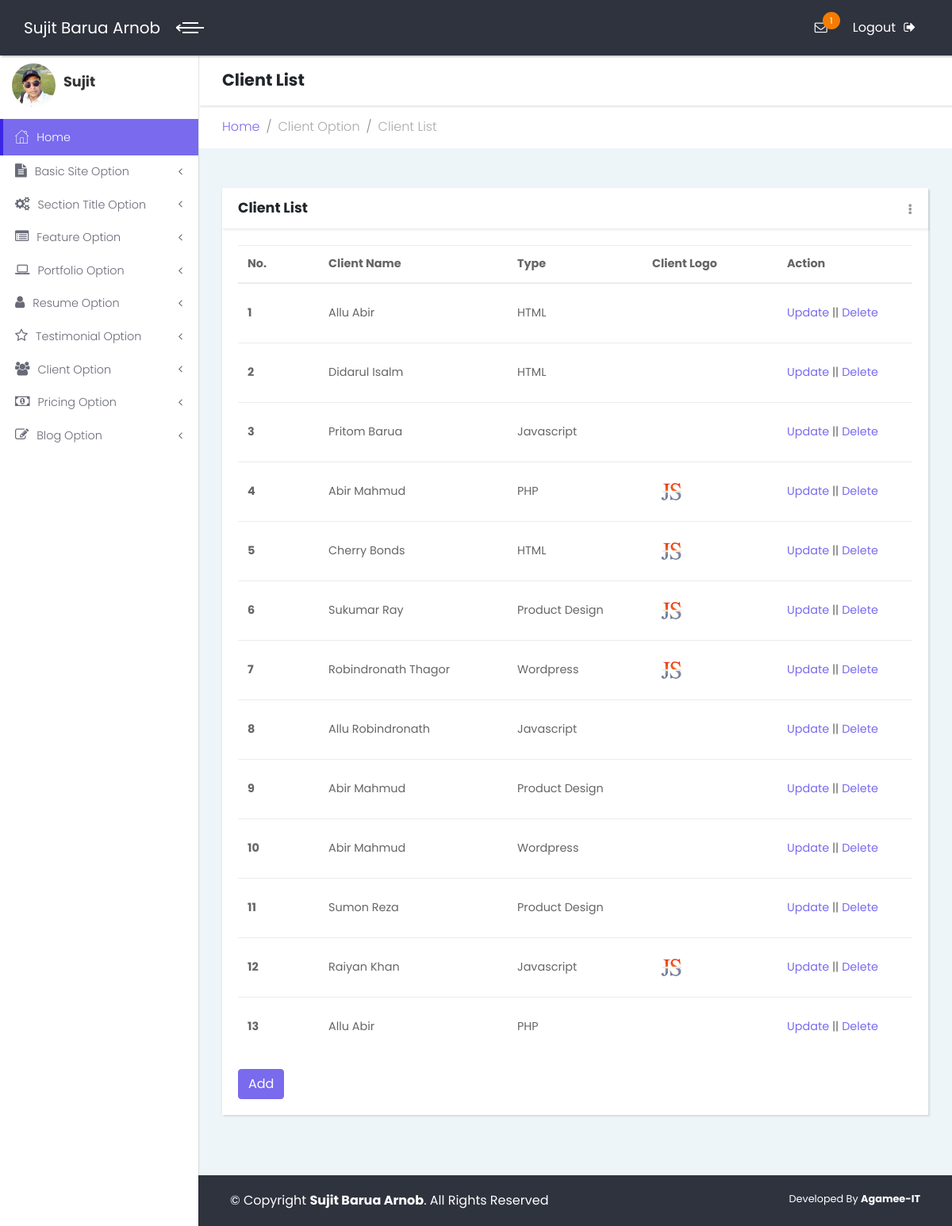
Screenshot of /admin/clientlist.php (signed in) with the database file from the repository.
### tables this page shows
CREATE TABLE `tbl_basic_info` (
  `id` int(11) NOT NULL,
  `name` varchar(255) NOT NULL,
  `nickname` varchar(100) NOT NULL,
  `logo` varchar(255) NOT NULL,
  `favicon` varchar(255) NOT NULL,
  `copyright` varchar(255) NOT NULL
);

CREATE TABLE `tbl_client` (
  `id` int(11) NOT NULL,
  `topic_id` int(11) NOT NULL,
  `name` varchar(255) NOT NULL,
  `logo` varchar(255) NOT NULL
);

CREATE TABLE `tbl_topic` (
  `id` int(11) NOT NULL,
  `title` varchar(255) NOT NULL
);

### lib/database.php (called while the page is built, shortened)
<?php
class Database{
	public $host   = DB_HOST;
	public $user   = DB_USER;
	public $pass   = DB_PASS;
	public $dbname = DB_NAME;
	public $link1;
	private function connecDB()
	{
		$this->link1 = new mysqli($this->host, $this->user, $this->pass, $this->dbname);
	}
	public function select($query)
	{
		$result = $this->link1->query($query) or die ($this->link1->error.__LINE__);
		if($result->num_rows > 0){
			return $result;
		}
		else{
			return false;
		}
	}
}
?>

### admin/clientlist.php (the view, shortened to what this page needs)
<?php include "inc/header.php"; ?>
<?php include "inc/sidebar.php"; ?>
            <div class="content-inner">
                <header class="page-header">
                    <div class="container-fluid">
                        <h2 class="no-margin-bottom">Client List</h2>
                    </div>
                </header>
                <div class="breadcrumb-holder container-fluid">
                    <ul class="breadcrumb">
                        <li class="breadcrumb-item"><a href="index.php">Home</a></li>
                        <li class="breadcrumb-item active">Client Option</li>
                        <li class="breadcrumb-item active">Client List</li>
                    </ul>
                </div>
                <section class="tables">
                    <div class="container-fluid">
                        <div class="row">
                            <div class="col-md-12">
                                <div class="card">
                                    <div class="card-close">
                                        <div class="dropdown">
                                            <button type="button" id="closeCard1" data-toggle="dropdown" aria-haspopup="true" aria-expanded="false" class="dropdown-toggle"><i class="fa fa-ellipsis-v"></i></button>
                                        </div>
                                    </div>
                                    <div class="card-header d-flex align-items-center">
                                        <h3 class="h4">Client List</h3>
                                    </div>
                                    <div class="card-body">
                                        <table class="table">
                                            <thead>
                                                <tr>
                                                    <th width="12%">No.</th>
                                                    <th width="28%">Client Name</th>
                                                    <th width="20%">Type</th>
                                                    <th width="20%">Client Logo</th>
                                                    <th width="20%">Action</th>
                                                </tr>
                                            </thead>
                                            <tbody>
                                            <?php
	$query = "select * from tbl_client order by id asc";
    $i = 0;
	$post = $db->select($query);
	if($post)
	{
		while($result = $post->fetch_assoc())
		{
			$i++;
            $topic_id = $result["topic_id"];
            $query1 = "select * from tbl_topic order by id asc";
            $post1 = $db->select($query1);
            if($post1)
            {
                while($result1 = $post1->fetch_assoc())
                {
                    if($topic_id == $result1["id"])
                        $topic = $result1["title"];
                }
            }
?>
                                                <tr>
                                                    <th scope="row" style="vertical-align:middle"><?php echo $i; ?></th>
                                                    <td scope="row" style="vertical-align:middle"><?php echo $result['name']; ?></td>
                                                    <td scope="row" style="vertical-align:middle"><?php echo $topic; ?></td>
                                                    <td style="vertical-align:middle"><img class="skill-list" src="<?php echo $result['logo']; ?>" alt="" /></td>
                                                    <td style="vertical-align:middle"><a class="actionLink" href="editclient.php?clientId=<?php echo $result['id']; ?>">Update</a>  || <a class="actionLink" onclick= "return confirm('Are you sure to Delete This Client?');" href="?delclientid=<?php echo $result['id'];?>">Delete</a></td>
                                                </tr>
<?php } } ?>
											</tbody>
                                        </table>
                                        <a href="addclient.php" class="btn btn-primary">Add</a>
                                    </div>
                                </div>
                            </div>
                           </div>
                    </div>
                </section>
<?php include "inc/footer.php"; ?>
            </div>
        </div>
    </div>
</body>
</html>

### admin/inc/header.php (shortened to what this page needs)
<?php include '../lib/database.php'; ?>
<?php
	$db = new Database();
?>
<!DOCTYPE html>
<html>
<head>
    <link rel="stylesheet" href="vendor/bootstrap/css/bootstrap.min.css">
    <link rel="stylesheet" href="vendor/font-awesome/css/font-awesome.min.css">
    <link rel="stylesheet" href="css/fontastic.css">
    <link rel="stylesheet" href="css/style.default.css" id="theme-stylesheet">
    <link rel="stylesheet" href="css/custom.css">
</head>
<body>
    <div class="page">
        <header class="header">
            <nav class="navbar">
                <div class="container-fluid">
                    <div class="navbar-holder d-flex align-items-center justify-content-between">
                        <div class="navbar-header">
                            <a href="index.php" class="navbar-brand">
<?php
    $query = "select * from tbl_basic_info";
    $getData = $db->select($query);
    if($getData)
    {
        while($result = $getData->fetch_assoc())
        {
?>
                                <div class="brand-text brand-big"><span><?php echo $result['name'];?></span></div>
<?php } } ?>
                            </a>
                            <a id="toggle-btn" href="#" class="menu-btn active"><span></span><span></span><span></span></a>
                        </div>
                        <ul class="nav-menu list-unstyled d-flex flex-md-row align-items-md-center">
<?php
		$query = "select count(id) as countId from tbl_contact where status=0";
		$getData = $db->select($query);
		if($getData)
		{
			while($result = $getData->fetch_assoc())
			{
				$countId = $result['countId'];
			}
		}
?>
                            <li class="nav-item dropdown"> <a id="messages" rel="nofollow" href="inbox.php" class="nav-link"><i class="fa fa-envelope-o"></i><span class="badge bg-orange"><?php echo $countId; ?></span></a>
                            </li>
                            <li class="nav-item"><a href="logout.php" class="nav-link logout">Logout<i class="fa fa-sign-out"></i></a></li>
                        </ul>
                    </div>
                </div>
            </nav>
        </header>

### admin/inc/sidebar.php (shortened to what this page needs)
        <div class="page-content d-flex align-items-stretch">
            <nav class="side-navbar">
<?php
    $query = "select * from tbl_basic_info";
    $getData = $db->select($query);
    if($getData)
    {
        while($result = $getData->fetch_assoc())
        {
?>
                <div class="sidebar-header d-flex align-items-center">
                    <div class="avatar"><img src="<?php echo $result['logo'];?>" alt="..." class="img-fluid rounded-circle"></div>
                    <div class="title">
                        <h1 class="h4"><?php echo $result['nickname'];?></h1>
                    </div>
                </div>
<?php } } ?>
                <ul class="list-unstyled">
                    <li class="active"><a href="index.php"> <i class="icon-home"></i>Home </a></li>
					<li><a href="#exampledropdownDropdown" aria-expanded="false" data-toggle="collapse"> <i class="fa fa-file-text"></i>Basic Site Option</a>
                    </li>
                    <li><a href="#exampledropdownDropdown2" aria-expanded="false" data-toggle="collapse"> <i class="fa fa-cogs"></i>Section Title Option</a>
                    </li>
					<li><a href="#exampledropdownDropdown3" aria-expanded="false" data-toggle="collapse"> <i class="fa fa-list-alt"></i>Feature Option</a>
                    </li>
					<li><a href="#exampledropdownDropdown4" aria-expanded="false" data-toggle="collapse"> <i class="fa fa-laptop"></i>Portfolio Option</a>
                    </li>
					<li><a href="#exampledropdownDropdown5" aria-expanded="false" data-toggle="collapse"> <i class="fa fa-user"></i>Resume Option</a>
                    </li>
					<li><a href="#exampledropdownDropdown6" aria-expanded="false" data-toggle="collapse"> <i class="fa fa-star-o"></i>Testimonial Option</a>
                    </li>
					<li><a href="#exampledropdownDropdown7" aria-expanded="false" data-toggle="collapse"> <i class="fa fa-users"></i>Client Option</a>
                    </li>
					<li><a href="#exampledropdownDropdown8" aria-expanded="false" data-toggle="collapse"> <i class="fa fa-money"></i>Pricing Option</a>
                    </li>
                    <li><a href="#exampledropdownDropdown9" aria-expanded="false" data-toggle="collapse"> <i class="fa fa-edit"></i>Blog Option</a>
                    </li>
                </ul>
            </nav>

### admin/inc/footer.php
<footer class="main-footer">
	<div class="container-fluid">
		<div class="row">
			<div class="col-sm-8">
<?php
$query = "select * from tbl_basic_info";
$getData = $db->select($query);
if($getData)
{
	while($result = $getData->fetch_assoc())
	{
?>
				&copy; Copyright <strong><span><?php echo $result['name'];?></span></strong>. All Rights Reserved
<?php } } ?>
			</div>
			<div class="col-sm-4 text-right">
				<p>Developed By <b><a href="#">Agamee-IT</a></b></p>
			</div>
		</div>
	</div>
</footer>

### admin/css/custom.css (style rules this page uses)
.skill-list { width: 50px !important; height: 50px !important; }

### rows the page displays
tbl_basic_info: name "Sujit Barua Arnob", logo (picture), nickname "Sujit"
tbl_client: name "Allu Abir", topic.title "HTML", logo (picture)
tbl_client: name "Didarul Isalm", topic.title "HTML", logo (picture)
tbl_client: name "Pritom Barua", topic.title "Javascript", logo (picture)
tbl_client: name "Abir Mahmud", topic.title "PHP", logo (picture)
tbl_client: name "Cherry Bonds", topic.title "HTML", logo (picture)
tbl_client: name "Sukumar Ray", topic.title "Product Design", logo (picture)
tbl_client: name "Robindronath Thagor", topic.title "Wordpress", logo (picture)
tbl_client: name "Allu Robindronath", topic.title "Javascript", logo (picture)
tbl_client: name "Abir Mahmud", topic.title "Product Design", logo (picture)
tbl_client: name "Abir Mahmud", topic.title "Wordpress", logo (picture)
tbl_client: name "Sumon Reza", topic.title "Product Design", logo (picture)
tbl_client: name "Raiyan Khan", topic.title "Javascript", logo (picture)
tbl_client: name "Allu Abir", topic.title "PHP", logo (picture)

### other values shown
$countId "1"
